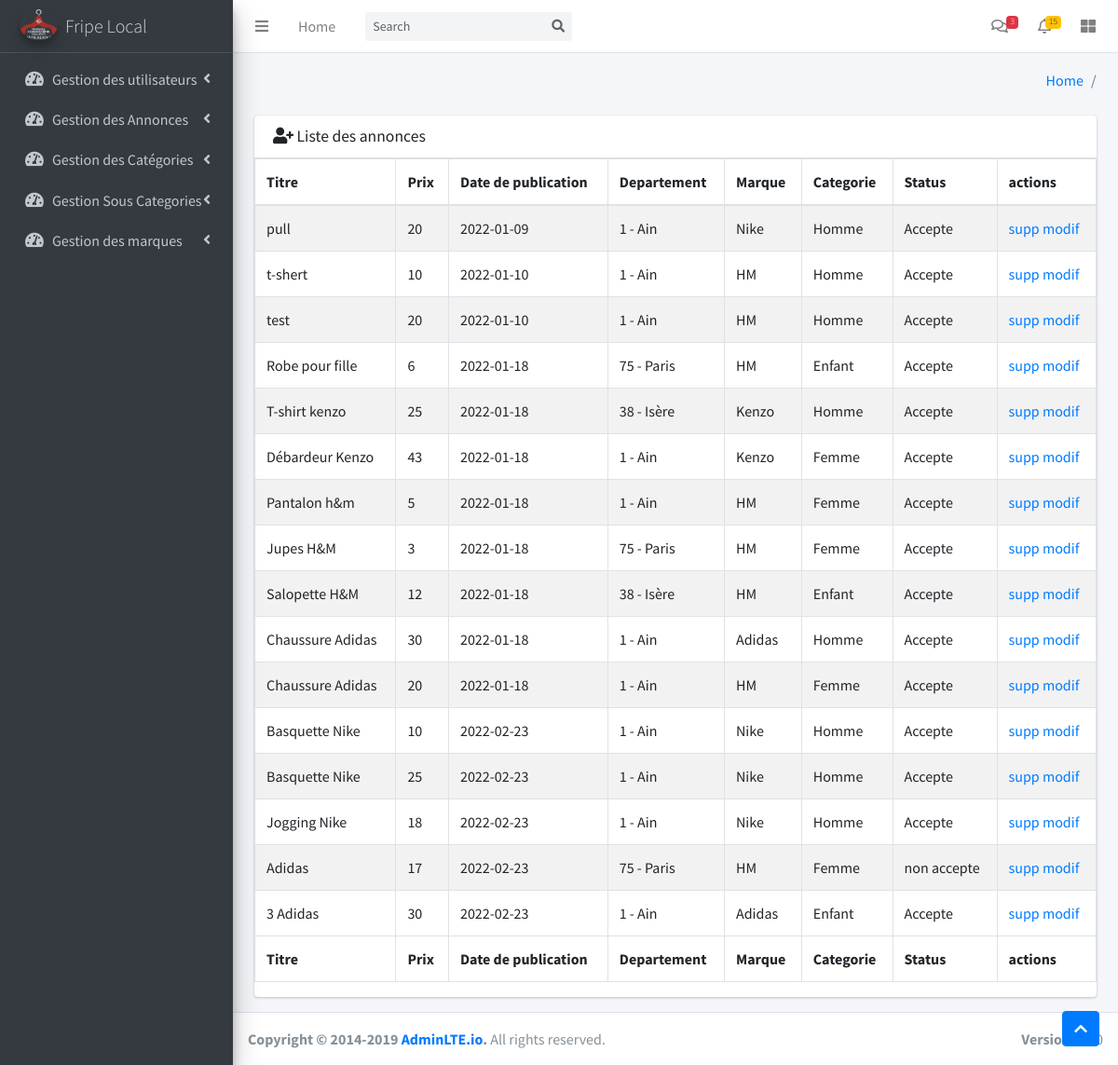
Page /admin/dashboard.php?controller=annonce&action=liste (signed in) on the committed database.
### tables this page shows
CREATE TABLE `annonce` (
  `id_an` int(11) NOT NULL,
  `titre_an` varchar(2000) DEFAULT NULL,
  `prix_an` double DEFAULT NULL,
  `description_an` longtext DEFAULT NULL,
  `date_pub_an` varchar(20) DEFAULT NULL,
  `couleur_an` varchar(200) DEFAULT NULL,
  `region_an` varchar(20) DEFAULT NULL,
  `id_marque` int(11) DEFAULT NULL,
  `id_categorie` int(11) DEFAULT NULL,
  `taille` varchar(50) DEFAULT NULL,
  `id_pers` int(11) DEFAULT NULL,
  `status` varchar(20) DEFAULT NULL
);

CREATE TABLE `marque` (
  `id` int(11) NOT NULL,
  `nom_marq` varchar(30) NOT NULL
);

CREATE TABLE `categorie` (
  `id` int(11) NOT NULL,
  `nom_cat` varchar(30) NOT NULL
);

### admin/models/annonce.class.php (called while the page is built, shortened)
<?php
class annonce extends fonction{
	public function liste($cnx,$critere){
		$annonces=$cnx->query("select * from annonce ".$critere)->fetchAll(PDO::FETCH_OBJ);
		return $annonces;
	}
}
?>

### admin/models/marque.class.php (called while the page is built, shortened)
<?php
class marque extends fonction
{
	private $id;
	public function __construct($id, $nom_marq)
	{
		$this->id = $id;
	}
	public function detail($cnx)
	{
		$marque = $cnx->query("select * from marque where id='" . $this->id . "'")->fetch(PDO::FETCH_OBJ);
		return $marque;
	}
}

### admin/models/categorie.class.php (called while the page is built, shortened)
<?php
class categorie extends fonction{
	private $id;
	public function __construct($id,$nom_cat){
		$this->id = $id;
	}
	public function detail($cnx){
		$categorie=$cnx->query("select * from categorie where id='".$this->id."'")->fetch(PDO::FETCH_OBJ);
		return $categorie;}
}
?>

### admin/vue/annonce/liste_annonce.php (the view)
<section class="content">
	<div class="container-fluid">
		<div class="row">
			<section class="col-lg-12 connectedSortable">
				<div class="card card-primary">
					<div class="card-header">
						<h3 class="card-title">
							<i class="fas fa-user-plus"></i></i>
							Liste des annonces
						</h3>
					</div>
					<table id="example1" class="table table-bordered table-striped">
						<thead>
							<tr>
								<th>Titre</th>
								<th>Prix</th>
								<th>Date de publication</th>
								<th>Departement</th>
								<th>Marque</th>
								<th>Categorie</th>
								<th>Status</th>
								<th>actions</th>
							</tr>
						</thead>
						<tbody>
							<?php
							foreach ($annonces as $annonce) {
								$mar = new marque($annonce->id_marque, "");
								$cat = new categorie($annonce->id_categorie, "");
								$marque = $mar->detail($cnx);
								$categ = $cat->detail($cnx);
								echo "<tr>";
								echo "
									<td>" . $annonce->titre_an . "</td>
									<td>" .  $annonce->prix_an . "</td>
									<td>" . $annonce->date_pub_an . "</td>
									<td>" . $annonce->region_an . "</td>
									<td>" . $marque->nom_marq . "</td>
									<td>" . $categ->nom_cat . "</td>
									<td>" . $annonce->status . "</td>
									<td> <a href='dashboard.php?controller=annonce&action=supp&id_an=" . $annonce->id_an . "'>supp</a>
									<a href='dashboard.php?controller=annonce&action=edit1&id_an=" . $annonce->id_an . "'>modif</a></td>
								";
								echo "</tr>";
							}
							echo "
						</tbody>
						<tfoot>
						<tr>
						<th>Titre</th>
						<th>Prix</th>
						<th>Date de publication</th>
						<th>Departement</th>
						<th>Marque</th>
						<th>Categorie</th>
						<th>Status</th>
						<th>actions</th>
						</tr>
						</tfoot>
						</table>";
							?>
				</div>
			</section>
		</div>
	</div>
</section>

### rows in the picture
annonce: titre_an "pull", prix_an "20", date_pub_an "2022-01-09", region_an "1 - Ain", id_marque.nom_marq "Nike", id_categorie.nom_cat "Homme", status "Accepte"
annonce: titre_an "t-shert", prix_an "10", date_pub_an "2022-01-10", region_an "1 - Ain", id_marque.nom_marq "HM", id_categorie.nom_cat "Homme", status "Accepte"
annonce: titre_an "test", prix_an "20", date_pub_an "2022-01-10", region_an "1 - Ain", id_marque.nom_marq "HM", id_categorie.nom_cat "Homme", status "Accepte"
annonce: titre_an "Robe pour fille", prix_an "6", date_pub_an "2022-01-18", region_an "75 - Paris", id_marque.nom_marq "HM", id_categorie.nom_cat "Enfant", status "Accepte"
annonce: titre_an "T-shirt kenzo", prix_an "25", date_pub_an "2022-01-18", region_an "38 - Isère", id_marque.nom_marq "Kenzo", id_categorie.nom_cat "Homme", status "Accepte"
annonce: titre_an "Débardeur Kenzo", prix_an "43", date_pub_an "2022-01-18", region_an "1 - Ain", id_marque.nom_marq "Kenzo", id_categorie.nom_cat "Femme", status "Accepte"
annonce: titre_an "Pantalon h&m", prix_an "5", date_pub_an "2022-01-18", region_an "1 - Ain", id_marque.nom_marq "HM", id_categorie.nom_cat "Femme", status "Accepte"
annonce: titre_an "Jupes H&M", prix_an "3", date_pub_an "2022-01-18", region_an "75 - Paris", id_marque.nom_marq "HM", id_categorie.nom_cat "Femme", status "Accepte"
annonce: titre_an "Salopette H&M", prix_an "12", date_pub_an "2022-01-18", region_an "38 - Isère", id_marque.nom_marq "HM", id_categorie.nom_cat "Enfant", status "Accepte"
annonce: titre_an "Chaussure Adidas", prix_an "30", date_pub_an "2022-01-18", region_an "1 - Ain", id_marque.nom_marq "Adidas", id_categorie.nom_cat "Homme", status "Accepte"
annonce: titre_an "Chaussure Adidas", prix_an "20", date_pub_an "2022-01-18", region_an "1 - Ain", id_marque.nom_marq "HM", id_categorie.nom_cat "Femme", status "Accepte"
annonce: titre_an "Basquette Nike", prix_an "10", date_pub_an "2022-02-23", region_an "1 - Ain", id_marque.nom_marq "Nike", id_categorie.nom_cat "Homme", status "Accepte"
annonce: titre_an "Basquette Nike", prix_an "25", date_pub_an "2022-02-23", region_an "1 - Ain", id_marque.nom_marq "Nike", id_categorie.nom_cat "Homme", status "Accepte"
annonce: titre_an "Jogging Nike", prix_an "18", date_pub_an "2022-02-23", region_an "1 - Ain", id_marque.nom_marq "Nike", id_categorie.nom_cat "Homme", status "Accepte"
annonce: titre_an "Adidas", prix_an "17", date_pub_an "2022-02-23", region_an "75 - Paris", id_marque.nom_marq "HM", id_categorie.nom_cat "Femme", status "non accepte"
annonce: titre_an "3 Adidas", prix_an "30", date_pub_an "2022-02-23", region_an "1 - Ain", id_marque.nom_marq "Adidas", id_categorie.nom_cat "Enfant", status "Accepte"
